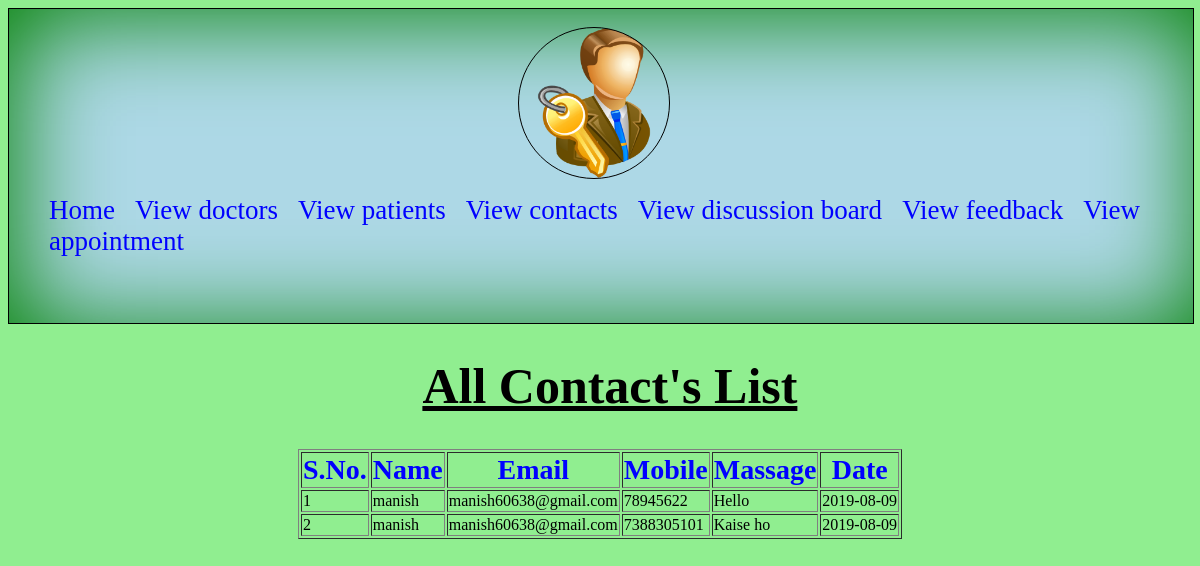
Screenshot of /admin/contact.php (signed in) with the database file from the repository.
### tables this page shows
CREATE TABLE IF NOT EXISTS `tbl_contact` (
  `conid` int(11) NOT NULL AUTO_INCREMENT,
  `name` varchar(60) NOT NULL,
  `email` varchar(30) NOT NULL,
  `mobile` varchar(15) NOT NULL,
  `massage` varchar(250) NOT NULL,
  `date` varchar(20) NOT NULL,
  PRIMARY KEY (`conid`)
);

### admin/contact.php (the view, shortened to what this page needs)
<?php
$query="select * from tbl_contact";
$res=mysql_query($query);
?>
<html>
<head>
</head>
<body bgcolor="lightgreen">
<div style="height:40%;width:100%;background-color:lightblue;box-shadow:7px 7px 100px green inset;border:1px solid;">
<div style="height:150px;width:150px;border:1px solid;margin-left:43%;margin-top:-3%;border-radius:100px;background-image:url(../images/admin.png);background-size:cover;"></div>
<div style="margin-top:-0%;" id="head1">
<ul>
<li><a href="admin.php">Home</a></li>&nbsp&nbsp&nbsp&nbsp
<li><a href="doctor.php">View doctors</a></li>&nbsp&nbsp&nbsp&nbsp
<li><a href="contact.php">View patients</a></li>&nbsp&nbsp&nbsp&nbsp
<li><a href="contact.php">View contacts</a></li>&nbsp&nbsp&nbsp&nbsp
<li><a href="discussion.php">View discussion board</a></li>&nbsp&nbsp&nbsp&nbsp
<li><a href="feedback.php">View feedback</a></li>&nbsp&nbsp&nbsp&nbsp
<li><a href="appointment.php">View appointment</a></li>&nbsp&nbsp&nbsp&nbsp
</ul></div>
</div>
<h1 style="margin-left:35%;font-size:50px;"><u>All Contact's List</u></h1>
<table border="1" align="center">
<tr>
<th>S.No.</th>
<th>Name</th>
<th>Email</th>
<th>Mobile</th>
<th>Massage</th>
<th>Date</th>
</tr>
<?php
$a=1;
while($row=mysql_fetch_array($res,MYSQL_BOTH))
{
?>
<tr>
<td><?php echo $a; ?></td>
<td><?php echo $row['name']; ?></td>
<td><?php echo $row['email']; ?></td>
<td><?php echo $row['mobile']; ?></td>
<td><?php echo $row['massage']; ?></td>
<td><?php echo $row['date']; ?></td>
</tr>
<?php
$a++;
}
?></table>
</body>
</html>

### admin/contact.php (style rules this page uses)
#head1 { height:100px;width:100%; }
#head1 ul { list-style-type:none; }
#head1 ul li { display:inline; padding:0px; border-radius:10px 10px 10px 10px; font-size:27px;background-color:;font-family:; }
#head1 ul li a { text-decoration:none; color:blue; }
th { color:blue;font-size:28px; }
td { color:black;font-size:16px; }

### rows the page displays
tbl_contact: name "manish", email "manish60638@gmail.com", mobile "78945622", massage "Hello", date "2019-08-09"
tbl_contact: name "manish", email "manish60638@gmail.com", mobile "7388305101", massage "Kaise ho", date "2019-08-09"
